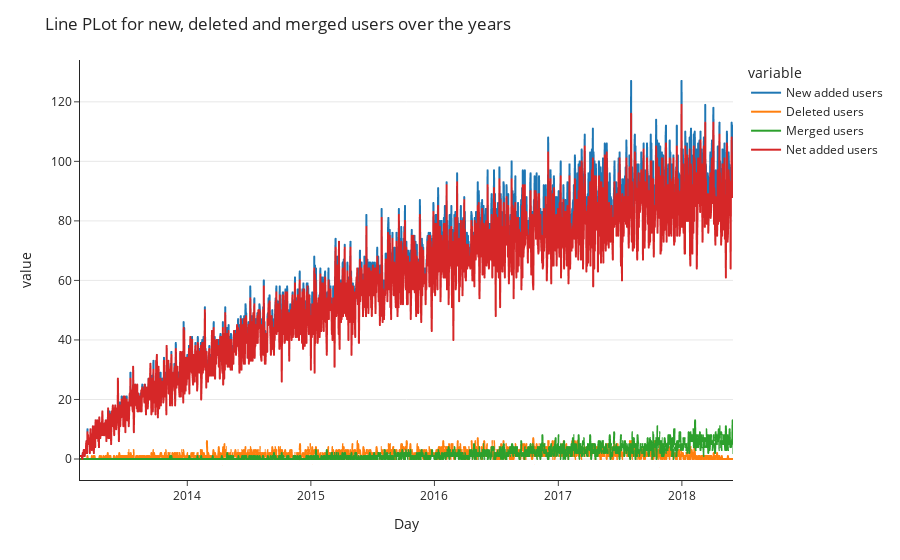

Source (notebook cell):
### Code cell
title='Line PLot for new, deleted and merged users over the years'
line_plot(x='Day',y=['New Added Users','Deleted Users','Merged Users','Net Added Users'],df=temp,title=title)

### Figure 1 — Plotly figure (JSON) as saved in the notebook; plotly's stock layout.template omitted (floating-point values rounded to 4 significant figures; data arrays with more than 128 entries replaced by an {"elided": "..."} marker saying what was removed)
{"data": [{"hovertemplate": "variable=New Added Users<br>Day=%{x}<br>value=%{y}<extra></extra>", "legendgroup": "New Added Users", "line": {"color": "#1F77B4", "dash": "solid"}, "marker": {"symbol": "circle"}, "mode": "lines", "name": "New added users", "showlegend": true, "x": {"elided": "1927 str values"}, "xaxis": "x", "y": {"elided": "1927 int values"}, "yaxis": "y", "type": "scattergl"}, {"hovertemplate": "variable=Deleted Users<br>Day=%{x}<br>value=%{y}<extra></extra>", "legendgroup": "Deleted Users", "line": {"color": "#FF7F0E", "dash": "solid"}, "marker": {"symbol": "circle"}, "mode": "lines", "name": "Deleted users", "showlegend": true, "x": {"elided": "1927 str values"}, "xaxis": "x", "y": {"elided": "1927 int values"}, "yaxis": "y", "type": "scattergl"}, {"hovertemplate": "variable=Merged Users<br>Day=%{x}<br>value=%{y}<extra></extra>", "legendgroup": "Merged Users", "line": {"color": "#2CA02C", "dash": "solid"}, "marker": {"symbol": "circle"}, "mode": "lines", "name": "Merged users", "showlegend": true, "x": {"elided": "1927 str values"}, "xaxis": "x", "y": {"elided": "1927 int values"}, "yaxis": "y", "type": "scattergl"}, {"hovertemplate": "variable=Net Added Users<br>Day=%{x}<br>value=%{y}<extra></extra>", "legendgroup": "Net Added Users", "line": {"color": "#D62728", "dash": "solid"}, "marker": {"symbol": "circle"}, "mode": "lines", "name": "Net added users", "showlegend": true, "x": {"elided": "1927 str values"}, "xaxis": "x", "y": {"elided": "1927 int values"}, "yaxis": "y", "type": "scattergl"}], "layout": {"xaxis": {"anchor": "y", "domain": [0, 1], "title": {"text": "Day"}}, "yaxis": {"anchor": "x", "domain": [0, 1], "title": {"text": "value"}, "tickprefix": "", "showgrid": true}, "legend": {"title": {"text": "variable"}, "tracegroupgap": 0}, "margin": {"t": 60}, "title": {"text": "Line PLot for new, deleted and merged users over the years"}}}
